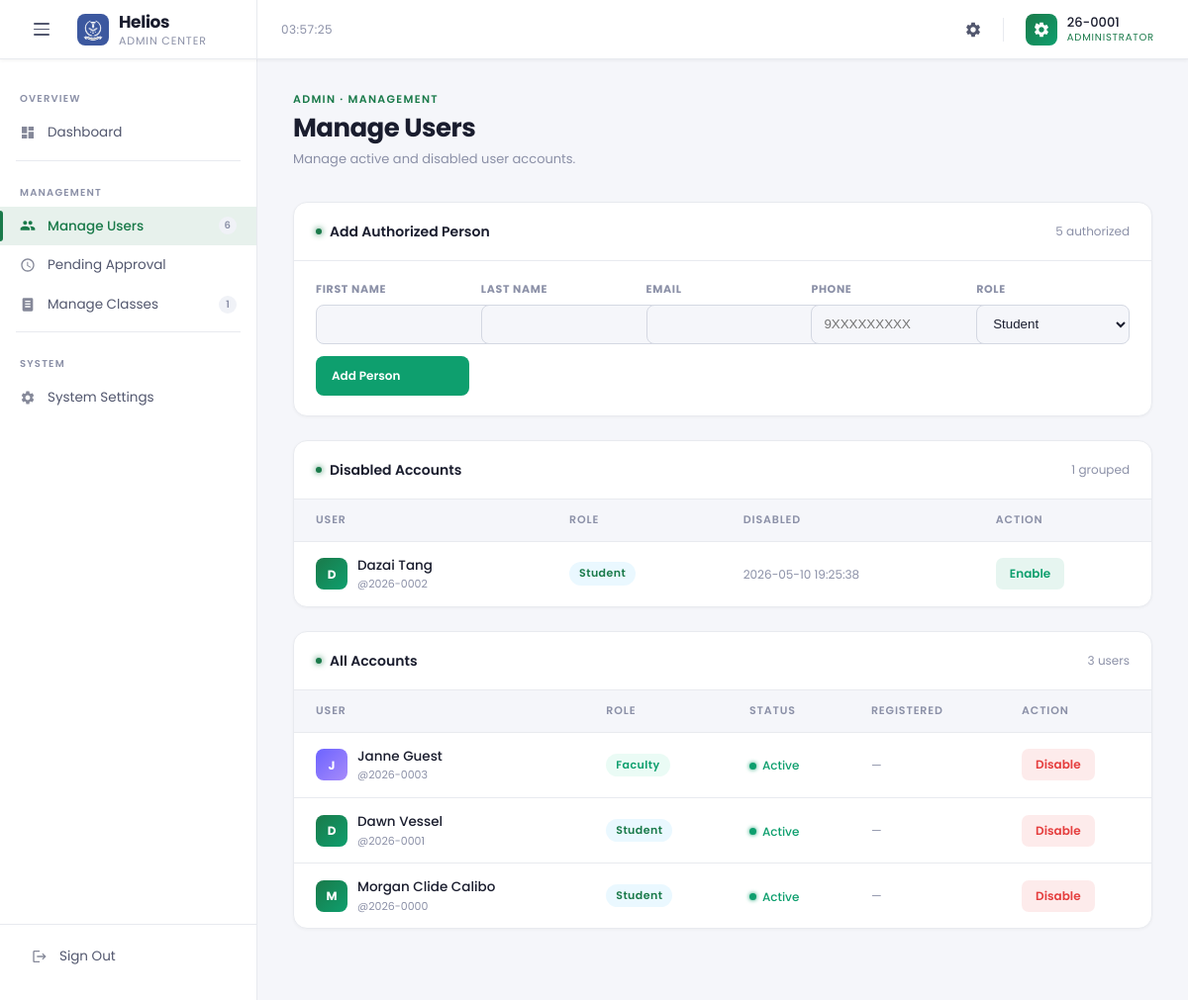
Page /role_admin_manageUsers.php (signed in) on the committed database.
### tables this page shows
CREATE TABLE `users` (
  `id` int(10) UNSIGNED NOT NULL,
  `request_id` varchar(20) NOT NULL COMMENT 'Temp registration ID (REQ-XXXXXXXX), kept for audit trail',
  `authorized_person_id` varchar(36) DEFAULT NULL,
  `firstname` varchar(100) NOT NULL,
  `lastname` varchar(100) NOT NULL,
  `fullname` varchar(201) NOT NULL,
  `phonenumber` varchar(255) NOT NULL COMMENT 'Encrypted at application layer',
  `username` varchar(10) NOT NULL COMMENT 'Permanent ID — YY-XXXX format — set once on approval, NEVER updated',
  `email` varchar(255) NOT NULL COMMENT 'Encrypted at application layer',
  `password` varchar(255) DEFAULT NULL COMMENT 'bcrypt hash — NULL until approved',
  `role` enum('student','faculty','admin') NOT NULL,
  `status` enum('pending','active','disabled') NOT NULL DEFAULT 'pending',
  `activation_request` tinyint(1) NOT NULL DEFAULT 1,
  `registered_at` datetime NOT NULL DEFAULT current_timestamp(),
  `activated_at` datetime DEFAULT NULL COMMENT 'Set when admin approves the account',
  `must_change_password` tinyint(1) NOT NULL DEFAULT 0,
  `temp_password_expires_at` int(11) DEFAULT NULL,
  `disabled_reason` varchar(100) DEFAULT NULL,
  `disabled_at` datetime DEFAULT NULL,
  `otp` varchar(6) DEFAULT NULL,
  `otp_expiry` int(11) DEFAULT NULL,
  `disabled_by` varchar(100) DEFAULT NULL,
  `enabled_by` varchar(100) DEFAULT NULL,
  `enabled_at` datetime DEFAULT NULL,
  `password_changed_at` datetime DEFAULT NULL
);

### role_admin_manageUsers.php (the view, shortened to what this page needs)
<?php
require_once 'db.php';
$username = $_SESSION['username'];
$allUsers         = $pdo->query("SELECT * FROM users ORDER BY id DESC")->fetchAll();
$authorizedPeople = $pdo->query("SELECT * FROM authorized_people ORDER BY created_at DESC")->fetchAll();
$allClasses       = $pdo->query("SELECT * FROM classes ORDER BY created_at DESC")->fetchAll();
$disabledUsers     = array_values(array_filter($allUsers, fn($u) => $u['role'] !== 'admin' && $u['status'] === 'disabled'));
$activeAccountUsers = array_values(array_filter($allUsers, fn($u) => $u['role'] !== 'admin' && !in_array($u['status'], ['pending', 'disabled'])));
$totalUsers   = count($allUsers);
?>
<!DOCTYPE html>
<html lang="en">
<head>
</head>
<body>
<div class="app">
    <header class="topbar">
        <div class="topbar-brand">
            <button class="menu-toggle" id="menuToggle" aria-label="Toggle sidebar">
                <span></span><span></span><span></span>
            </button>
            <div class="brand-icon">
                <img class="brand-logo-img brand-logo-light" src="img/Light Icon.png" alt="Helios University">
            </div>
            <div class="brand-wordmark">Helios<span>Admin Center</span></div>
        </div>
        <div class="topbar-center">
            <span class="topbar-clock" id="liveClock"></span>
        </div>
        <div class="topbar-right">
            <a href="role_admin_systemSettings.php" class="topbar-icon-btn" title="System Settings">
                <svg><use href="#ic-settings"></use></svg>
            </a>
            <button type="button" class="avatar-btn" id="accountButton" aria-haspopup="dialog" aria-expanded="false">
                <div class="avatar-circle"></div>
                <div class="avatar-meta">
                    <div class="avatar-name"><?= htmlspecialchars($username) ?></div>
                    <div class="avatar-role">Administrator</div>
                </div>
            </button>
        </div>
    </header>
    <div class="body-wrap">
        <nav class="sidebar" id="sidebar">
            <div class="nav-section-label">Overview</div>
            <a href="dashboard_admin.php" class="nav-link">
                <svg><use href="#ic-dashboard"></use></svg> Dashboard
            </a>
            <div class="nav-divider"></div>
            <div class="nav-section-label">Management</div>
            <a href="role_admin_manageUsers.php" class="nav-link active">
                <svg><use href="#ic-users"></use></svg> Manage Users
                <?php if ($totalUsers > 0): ?><span class="nav-badge dim"><?= $totalUsers ?></span><?php endif; ?>
            </a>
            <a href="pending_approval.php" class="nav-link">
                <svg><use href="#ic-pending"></use></svg> Pending Approval
            </a>
            <a href="role_admin_manageClasses.php" class="nav-link">
                <svg><use href="#ic-class"></use></svg> Manage Classes
                <span class="nav-badge dim"><?= count($allClasses) ?></span>
            </a>
            <div class="nav-divider"></div>
            <div class="nav-section-label">System</div>
            <a href="role_admin_systemSettings.php" class="nav-link">
                <svg><use href="#ic-settings"></use></svg> System Settings
            </a>
            <div class="sidebar-footer">
                <a href="logout.php" class="nav-link">
                    <svg><use href="#ic-logout"></use></svg> Sign Out
                </a>
            </div>
        </nav>
        <main class="main" id="mainContent">
            <div class="page-header-row animate animate-d1">
                <div>
                    <div class="page-eyebrow">Admin · Management</div>
                    <h1 class="page-title">Manage Users</h1>
                    <p class="page-subtitle">Manage active and disabled user accounts.</p>
                </div>
            </div>
            <div class="panel animate animate-d2" style="margin-bottom:24px;">
                <div class="panel-header">
                    <div class="panel-title">
                        <span class="panel-title-dot"></span>
                        Add Authorized Person
                    </div>
                    <span style="font-size:12px; color:var(--text-muted);"><?= count($authorizedPeople) ?> authorized</span>
                </div>
                <form method="POST" style="padding:20px 22px; display:grid; grid-template-columns:repeat(5,minmax(140px,1fr)); gap:12px; align-items:end;">
                    <label style="display:grid; gap:6px; font-size:11px; font-weight:700; color:var(--text-muted); text-transform:uppercase; letter-spacing:.06em;">
                        First Name
                        <input name="auth_firstname" required style="min-height:40px; border:1px solid var(--border-light); border-radius:8px; padding:0 12px; background:var(--bg-input); color:var(--text-primary);">
                    </label>
                    <label style="display:grid; gap:6px; font-size:11px; font-weight:700; color:var(--text-muted); text-transform:uppercase; letter-spacing:.06em;">
                        Last Name
                        <input name="auth_lastname" required style="min-height:40px; border:1px solid var(--border-light); border-radius:8px; padding:0 12px; background:var(--bg-input); color:var(--text-primary);">
                    </label>
                    <label style="display:grid; gap:6px; font-size:11px; font-weight:700; color:var(--text-muted); text-transform:uppercase; letter-spacing:.06em;">
                        Email
                        <input type="email" name="auth_email" required style="min-height:40px; border:1px solid var(--border-light); border-radius:8px; padding:0 12px; background:var(--bg-input); color:var(--text-primary);">
                    </label>
                    <label style="display:grid; gap:6px; font-size:11px; font-weight:700; color:var(--text-muted); text-transform:uppercase; letter-spacing:.06em;">
                        Phone
                        <input name="auth_phone" required placeholder="9XXXXXXXXX" style="min-height:40px; border:1px solid var(--border-light); border-radius:8px; padding:0 12px; background:var(--bg-input); color:var(--text-primary);">
                    </label>
                    <label style="display:grid; gap:6px; font-size:11px; font-weight:700; color:var(--text-muted); text-transform:uppercase; letter-spacing:.06em;">
                        Role
                        <select name="auth_role" style="min-height:40px; border:1px solid var(--border-light); border-radius:8px; padding:0 12px; background:var(--bg-input); color:var(--text-primary);">
                            <option value="student">Student</option>
                        </select>
                    </label>
                    <button type="submit" name="add_authorized_person" class="btn-approve" style="min-height:40px;">Add Person</button>
                </form>
            </div>
            <?php if (!empty($disabledUsers)): ?>
            <div class="panel animate animate-d2" style="margin-bottom:24px;">
                <div class="panel-header">
                    <div class="panel-title"><span class="panel-title-dot"></span> Disabled Accounts</div>
                    <span style="font-size:12px; color:var(--text-muted);"><?= count($disabledUsers) ?> grouped</span>
                </div>
                <div style="overflow-x:auto;">
                    <table class="user-table">
                        <thead><tr><th>User</th><th>Role</th><th>Disabled</th><th>Action</th></tr></thead>
                        <tbody>
                        <?php foreach ($disabledUsers as $u):
                            $uRole      = $u['role'] ?? 'student';
                            $avatarClass = $uRole === 'faculty' ? 'f' : 's';
                            $initLetter  = strtoupper(substr($u['fullname'] ?? $u['username'] ?? 'U', 0, 1));
                        ?>
                        <tr>
                            <td>
                                <div class="user-cell">
                                    <div class="user-avatar <?= $avatarClass ?>"><?= $initLetter ?></div>
                                    <div>
                                        <div class="user-name"><?= htmlspecialchars($u['fullname'] ?? $u['username']) ?></div>
                                        <div class="user-username">@<?= htmlspecialchars($u['username']) ?></div>
                                    </div>
                                </div>
                            </td>
                            <td><span class="role-chip <?= $uRole ?>"><?= ucfirst($uRole) ?></span></td>
                            <td style="color:var(--text-muted); font-size:12px;"><?= htmlspecialchars($u['disabled_at'] ?? '—') ?></td>
                            <td>
                                <form method="POST" style="display:inline;">
                                    <button type="submit" name="enable_user" class="btn-enable"
                                            onclick="return confirm('Re-enable <?= htmlspecialchars($u['username']) ?>?')">Enable</button>
                                </form>
                            </td>
                        </tr>
                        <?php endforeach; ?>
                        </tbody>
                    </table>
                </div>
            </div>
            <?php endif; ?>
            <div class="panel animate animate-d2">
                <div class="panel-header">
                    <div class="panel-title"><span class="panel-title-dot"></span> All Accounts</div>
                    <span style="font-size:12px; color:var(--text-muted);"><?= count($activeAccountUsers) ?> users</span>
                </div>
                <div style="overflow-x:auto;">
                    <table class="user-table">
                        <thead><tr><th>User</th><th>Role</th><th>Status</th><th>Registered</th><th>Action</th></tr></thead>
                        <tbody>
                        <?php foreach ($activeAccountUsers as $u):
                            $uStatus     = $u['status'] ?? 'active';
                            $uRole       = $u['role']   ?? 'student';
                            $isDisabled  = $uStatus === 'disabled';
                            $canToggle   = in_array($uStatus, ['active', 'disabled']);
                            $avatarClass = $uRole === 'faculty' ? 'f' : ($uRole === 'admin' ? 'a' : 's');
                            $initLetter  = strtoupper(substr($u['fullname'] ?? $u['username'] ?? 'U', 0, 1));
                        ?>
                        <tr>
                            <td>
                                <div class="user-cell">
                                    <div class="user-avatar <?= $avatarClass ?>"><?= $initLetter ?></div>
                                    <div>
                                        <div class="user-name"><?= htmlspecialchars($u['fullname'] ?? $u['username']) ?></div>
                                        <div class="user-username">@<?= htmlspecialchars($u['username']) ?></div>
                                    </div>
                                </div>
                            </td>
                            <td><span class="role-chip <?= $uRole ?>"><?= ucfirst($uRole) ?></span></td>
                            <td><span class="status-dot <?= $uStatus ?>"><?= ucfirst($uStatus) ?></span></td>
                            <td style="color:var(--text-muted); font-size:12px;"><?= htmlspecialchars($u['created_at'] ?? '—') ?></td>
                            <td>
                                <?php if ($canToggle): ?>
                                <form method="POST" style="display:inline;">
                                    <?php if ($isDisabled): ?>
                                        <button type="submit" name="enable_user" class="btn-enable"
                                                onclick="return confirm('Re-enable <?= htmlspecialchars($u['username']) ?>?')">Enable</button>
                                    <?php else: ?>
                                        <button type="submit" name="disable_user" class="btn-disable"
                                                onclick="return confirm('Disable <?= htmlspecialchars($u['username']) ?>?')">Disable</button>
                                    <?php endif; ?>
                                </form>
                                <?php else: ?>
                                <span style="font-size:12px; color:var(--text-muted);">—</span>
                                <?php endif; ?>
                            </td>
                        </tr>
                        <?php endforeach; ?>
                        </tbody>
                    </table>
                </div>
            </div>
        </main>
    </div>
</div>
</body>
</html>

### rows in the picture
users: fullname "D", fullname "Dazai Tang", username "2026-0002", role "Student", disabled_at "2026-05-10 19:25:38"
users: fullname "J", fullname "Janne Guest", username "2026-0003", role "Faculty", status "Active", created_at "—"
users: fullname "D", fullname "Dawn Vessel", username "2026-0001", role "Student", status "Active", created_at "—"
users: fullname "M", fullname "Morgan Clide Calibo", username "2026-0000", role "Student", status "Active", created_at "—"

### other values in the picture
$username "26-0001"
$totalUsers "6"
count($allClasses) "1"
count($authorizedPeople) "5"
count($disabledUsers) "1"
count($activeAccountUsers) "3"
